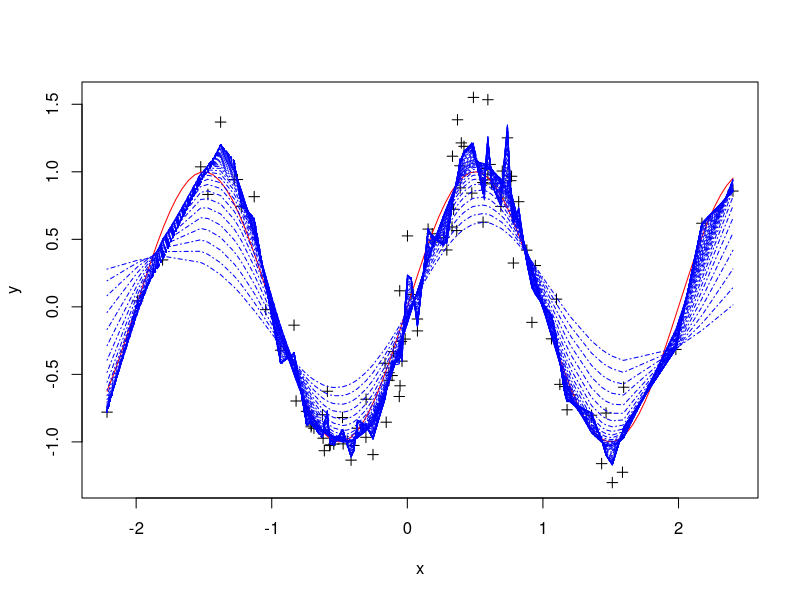
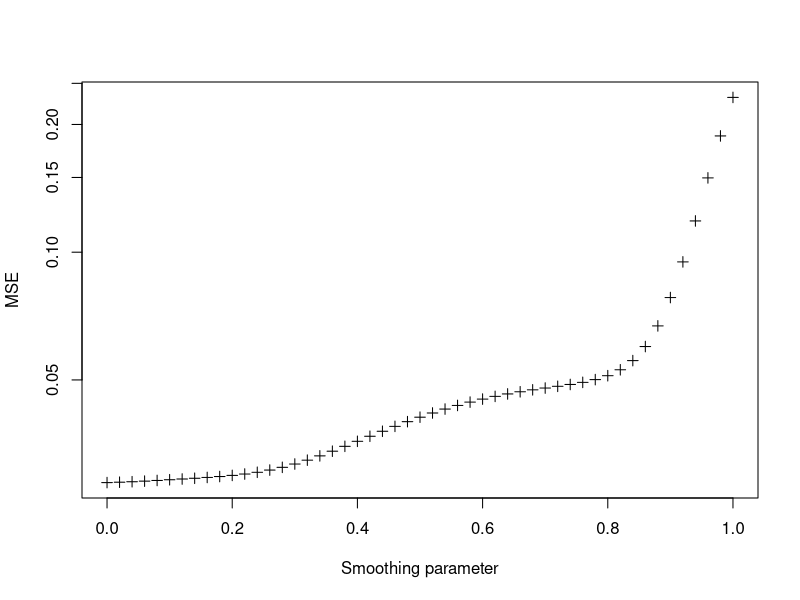
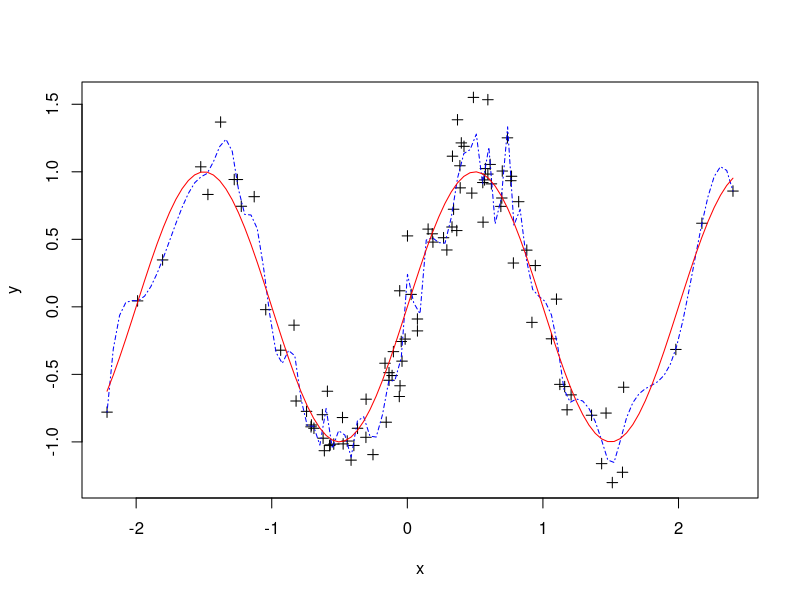

The R source for these figures, in order:
# Generate a set of x values
# Sort the x values (this eases later analysis)
set.seed(1)
x <- rnorm(100)
x <- sort(x)

# Generate values of f(x) for some function
f <- function(x)
{
	sin(pi*x)
}

# Generate some residuals
e <- rnorm(100,0,1/4)

# Generate y values which are y=f(x)+e
y <- f(x)+e

# Plot the data
plot(x,y,pch=3)

# Add the "true" curve to the plot
xs<-seq(min(x),max(x),length=101)
points(xs,f(xs),type="l",col="red")

# Open mgcv package and splines package
# Check you have it installed
library(mgcv)

# Set up a vector of values for the tuning parameter
# Set up a vector to store the results
##lambda
svec <- seq(0,1,length=51) 

MSEvec <- rep(NA, 51)    

for (i in 1:51)
{
	# Fit smoothing spline
	fit.sp <- smooth.spline(x,y,spar=svec[i])

	# Plot the fit
	points(x,predict(fit.sp,x)$y,col="blue",type="l",lty=4)

	# Least squares criterion
	MSEvec[i] <- mean((predict(fit.sp,x)$y-y)^2)
}

plot(svec,MSEvec,xlab="Smoothing parameter",ylab="MSE",log="y",pch=3)

# Let's look at the "best" fit
soptimal <- svec[MSEvec==min(MSEvec)]

# Fit smoothing spline
fit.sp <- smooth.spline(x,y,spar=soptimal)

# Plot the fit
plot(x,y,pch=3)
points(xs,predict(fit.sp,xs)$y,col="blue",type="l",lty=4)

# Add the "true" curve
points(xs,f(xs),type="l",col="red")
